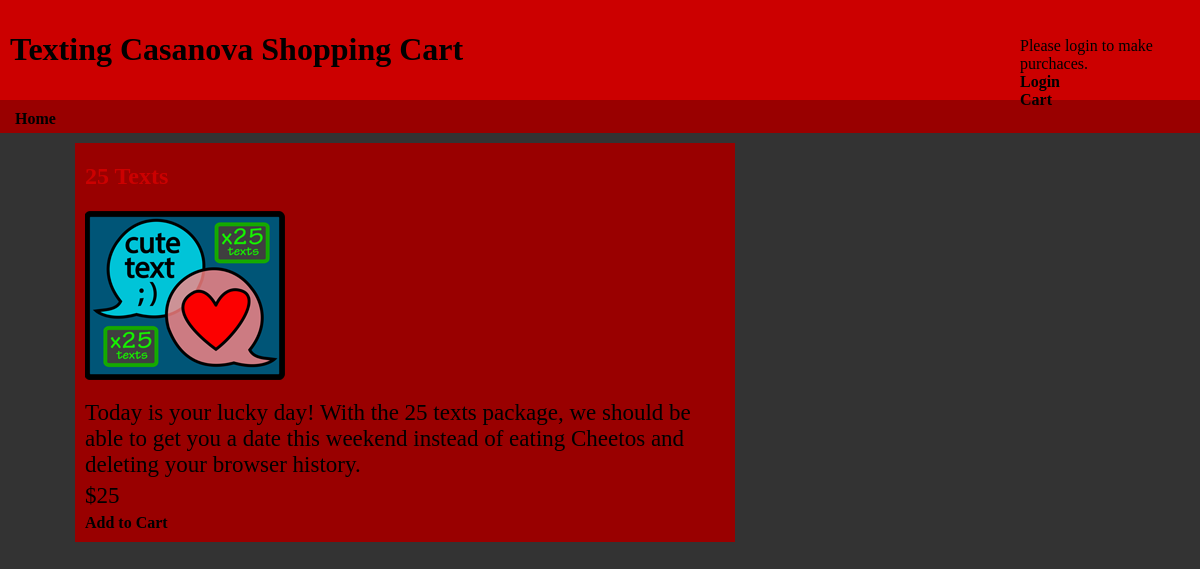
Page /getprod.php?productid=1 on the committed database.
### tables this page shows
CREATE TABLE IF NOT EXISTS `products` (
  `product_id` int(11) NOT NULL AUTO_INCREMENT,
  `name` varchar(255) NOT NULL,
  `description_short` varchar(255) NOT NULL,
  `description_long` mediumtext NOT NULL,
  `price` decimal(10,0) NOT NULL,
  `image_path` varchar(256) NOT NULL,
  `stock` int(11) NOT NULL,
  PRIMARY KEY (`product_id`)
);

### getprod.php (the view, shortened to what this page needs)
<?php
	require_once 'conn.php';
	require_once 'header.php';
	if (isset($_GET['productid']))
	{
		$productid = $_GET['productid'];
		$sql = "SELECT name, description_long, price, image_path, stock " .
				   "FROM products " .
				   "WHERE product_id=" . $productid;
				$result = mysql_query($sql, $conn)
					or die('Could not look up products: ' . mysql_error());
				if ($row = mysql_fetch_array($result))
				{
					echo '<div class="item_big';
					if ($row['stock'] < 1 &&
						$row['stock'] != -1)
					{
						echo ' soldout';
					}
					echo '">';
					echo '<a href="getprod.php?productid=' . $productid . '"><h2>' . $row['name'] . '</h2></a>';
					echo '<a href="getprod.php?productid=' . $productid . '"><img src="images/thumb/' . $row['image_path'] . '_thumb.png" /img></a>';
					echo '<p class="description_long">' . $row['description_long'] . '</p>';
					echo '<p class="price">$' . $row['price'] . '</p>';
					echo '<a href="transact-product.php?action=AddProduct&productid=' . $productid . '&quantity=1" >Add to Cart</a>';
					echo '</div>';
				}
	}
	else
	{
		redirect('index.php');
	}
	require_once 'footer.php';
?>

### css/main.css (style rules this page uses)
html { background-color:#333; }
body { margin: 0; padding: 0; }
a { font-family: exo; color: #000; text-decoration: none; font-weight:bold; padding-top:3px; padding-bottom:3px; }
h2 { color: #CC0000; font-family: exo; font-weight: bold; padding-top: 5px; margin-top: 5px; margin-bottom: 5px; }
p { margin-top: 5px; margin-bottom: 5px; font-family: sertig; font-size: 23px; color: #000; }
.item_big { background-color: #900; color: #000; width:640px; margin-left: 50px; margin-top: 10px; padding-top: 10px; padding-bottom: 10px; padding-left: 10px; padding-right: 10px; }

### rows in the picture
products: image_path (picture), description_long "Today is your lucky day! With the 25 texts package, we should be able to get you a date this weekend instead of eating Cheetos and deleting your browser history.", price "25"
